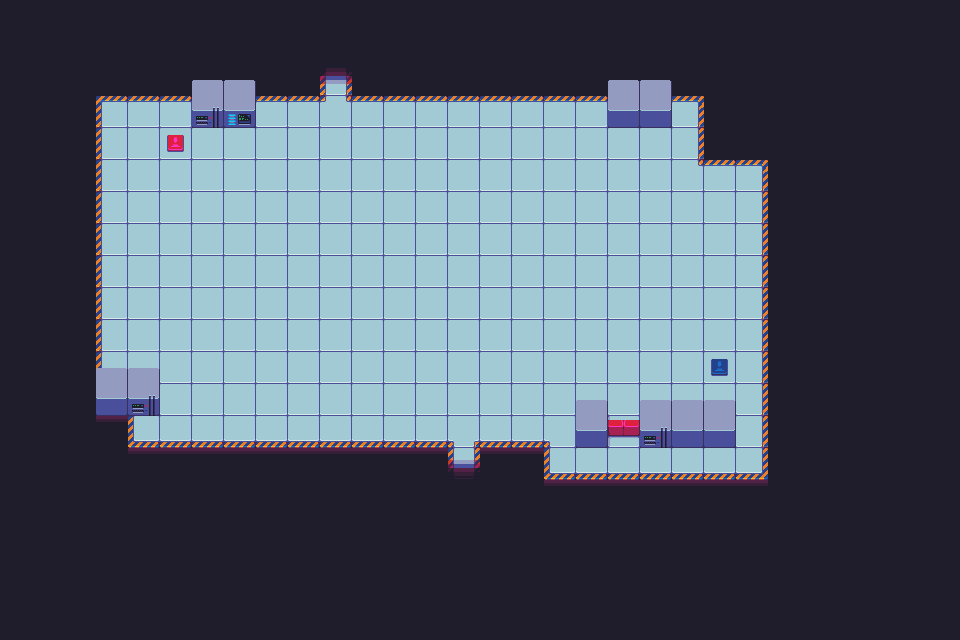

Rendered tile map (Tiled .tmx) drawn with the repository's tilesets; below, a short description and the full map source, tile grids included:
An orthogonal 30x20 tile map with 32x32 px tiles, 2 tile layers (ground, block).

<map version="1.0" orientation="orthogonal" renderorder="right-down" width="30" height="20" tilewidth="32" tileheight="32" nextobjectid="1">
 <tileset firstgid="1" name="scifitiles-sheet" tilewidth="32" tileheight="32" tilecount="84" columns="14">
  <image source="scifitiles-sheet.png" width="448" height="192" />
 </tileset>
 <layer name="ground" width="30" height="20">
  <data encoding="csv">
18,18,18,18,18,18,18,18,18,18,18,18,18,18,18,18,18,18,18,18,18,18,18,18,18,18,18,18,18,18,
18,18,18,18,18,18,18,18,18,18,18,18,18,18,18,18,18,18,18,18,18,18,18,18,18,18,18,18,18,18,
18,18,18,18,18,18,18,18,18,18,1,18,18,18,18,18,18,18,18,18,18,18,18,18,18,18,18,18,18,18,
18,18,18,6,7,7,7,7,7,7,39,7,7,7,7,7,7,7,7,7,7,8,18,18,18,18,18,18,18,18,
18,18,18,20,21,21,21,21,21,21,21,21,21,21,21,21,21,21,21,21,21,22,18,18,18,18,18,18,18,18,
18,18,18,20,21,21,21,21,21,21,21,21,21,21,21,21,21,21,21,21,21,23,7,8,18,18,18,18,18,18,
18,18,18,20,21,21,21,21,21,21,21,21,21,21,21,21,21,21,21,21,21,21,21,22,18,18,18,18,18,18,
18,18,18,20,21,21,21,21,21,21,21,21,21,21,21,21,21,21,21,21,21,21,21,22,18,18,18,18,18,18,
18,18,18,20,21,21,21,21,21,21,21,21,21,21,21,21,21,21,21,21,21,21,21,22,18,18,18,18,18,18,
18,18,18,20,21,21,21,21,21,21,21,21,21,21,21,21,21,21,21,21,21,21,21,22,18,18,18,18,18,18,
18,18,18,20,21,21,21,21,21,21,21,21,21,21,21,21,21,21,21,21,21,21,21,22,18,18,18,18,18,18,
18,18,18,20,21,21,21,21,21,21,21,21,21,21,21,21,21,21,21,21,21,21,21,22,18,18,18,18,18,18,
18,18,18,34,10,21,21,21,21,21,21,21,21,21,21,21,21,21,21,21,21,21,21,22,18,18,18,18,18,18,
18,18,18,17,34,35,35,35,35,35,35,35,35,35,37,35,35,10,21,21,21,21,21,22,18,18,18,18,18,18,
18,18,18,18,17,17,17,17,17,17,17,17,17,17,2,17,17,34,35,35,35,35,35,36,18,18,18,18,18,18,
18,18,18,18,18,18,18,18,18,18,18,18,18,18,18,18,18,17,17,17,17,17,17,17,18,18,18,18,18,18,
18,18,18,18,18,18,18,18,18,18,18,18,18,18,18,18,18,18,18,18,18,18,18,18,18,18,18,18,18,18,
18,18,18,18,18,18,18,18,18,18,18,18,18,18,18,18,18,18,18,18,18,18,18,18,18,18,18,18,18,18,
18,18,18,18,18,18,18,18,18,18,18,18,18,18,18,18,18,18,18,18,18,18,18,18,18,18,18,18,18,18,
18,18,18,18,18,18,18,18,18,18,18,18,18,18,18,18,18,18,18,18,18,18,18,18,18,18,18,18,18,18
</data>
 </layer>
 <layer name="block" width="30" height="20">
  <data encoding="csv">
0,0,0,0,0,0,0,0,0,0,0,0,0,0,0,0,0,0,0,0,0,0,0,0,0,0,0,0,0,0,
0,0,0,0,0,0,0,0,0,0,0,0,0,0,0,0,0,0,0,0,0,0,0,0,0,0,0,0,0,0,
0,0,0,0,0,0,31,31,0,0,0,0,0,0,0,0,0,0,0,31,31,0,0,0,0,0,0,0,0,0,
0,0,0,0,0,0,44,45,0,0,0,0,0,0,0,0,0,0,0,43,43,0,0,0,0,0,0,0,0,0,
0,0,0,0,0,73,0,0,0,0,0,0,0,0,0,0,0,0,0,0,0,0,0,0,0,0,0,0,0,0,
0,0,0,0,0,0,0,0,0,0,0,0,0,0,0,0,0,0,0,0,0,0,0,0,0,0,0,0,0,0,
0,0,0,0,0,0,0,0,0,0,0,0,0,0,0,0,0,0,0,0,0,0,0,0,0,0,0,0,0,0,
0,0,0,0,0,0,0,0,0,0,0,0,0,0,0,0,0,0,0,0,0,0,0,0,0,0,0,0,0,0,
0,0,0,0,0,0,0,0,0,0,0,0,0,0,0,0,0,0,0,0,0,0,0,0,0,0,0,0,0,0,
0,0,0,0,0,0,0,0,0,0,0,0,0,0,0,0,0,0,0,0,0,0,0,0,0,0,0,0,0,0,
0,0,0,0,0,0,0,0,0,0,0,0,0,0,0,0,0,0,0,0,0,0,0,0,0,0,0,0,0,0,
0,0,0,31,31,0,0,0,0,0,0,0,0,0,0,0,0,0,0,0,0,0,3,0,0,0,0,0,0,0,
0,0,0,43,44,0,0,0,0,0,0,0,0,0,0,0,0,0,31,0,31,31,31,0,0,0,0,0,0,0,
0,0,0,0,0,0,0,0,0,0,0,0,0,0,0,0,0,0,43,59,44,43,43,0,0,0,0,0,0,0,
0,0,0,0,0,0,0,0,0,0,0,0,0,0,0,0,0,0,0,0,0,0,0,0,0,0,0,0,0,0,
0,0,0,0,0,0,0,0,0,0,0,0,0,0,0,0,0,0,0,0,0,0,0,0,0,0,0,0,0,0,
0,0,0,0,0,0,0,0,0,0,0,0,0,0,0,0,0,0,0,0,0,0,0,0,0,0,0,0,0,0,
0,0,0,0,0,0,0,0,0,0,0,0,0,0,0,0,0,0,0,0,0,0,0,0,0,0,0,0,0,0,
0,0,0,0,0,0,0,0,0,0,0,0,0,0,0,0,0,0,0,0,0,0,0,0,0,0,0,0,0,0,
0,0,0,0,0,0,0,0,0,0,0,0,0,0,0,0,0,0,0,0,0,0,0,0,0,0,0,0,0,0
</data>
 </layer>
</map>
